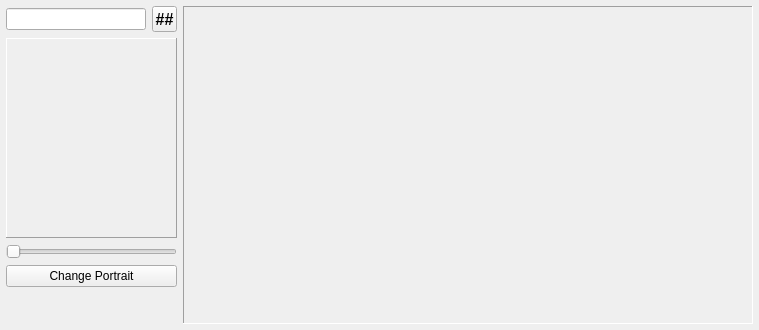
<?xml version="1.0" encoding="UTF-8"?>
<ui version="4.0">
 <class>SavedGameWidget</class>
 <widget class="QWidget" name="SavedGameWidget">
  <property name="geometry">
   <rect>
    <x>0</x>
    <y>0</y>
    <width>759</width>
    <height>330</height>
   </rect>
  </property>
  <property name="minimumSize">
   <size>
    <width>600</width>
    <height>330</height>
   </size>
  </property>
  <property name="windowTitle">
   <string>Form</string>
  </property>
  <layout class="QHBoxLayout" name="horizontalLayout_6">
   <property name="spacing">
    <number>6</number>
   </property>
   <property name="leftMargin">
    <number>6</number>
   </property>
   <property name="topMargin">
    <number>6</number>
   </property>
   <property name="rightMargin">
    <number>6</number>
   </property>
   <property name="bottomMargin">
    <number>6</number>
   </property>
   <item>
    <layout class="QVBoxLayout" name="verticalLayout_4">
     <property name="spacing">
      <number>-1</number>
     </property>
     <property name="sizeConstraint">
      <enum>QLayout::SetDefaultConstraint</enum>
     </property>
     <item>
      <layout class="QHBoxLayout" name="horizontalLayout_4">
       <item>
        <widget class="QLineEdit" name="lineName">
         <property name="sizePolicy">
          <sizepolicy hsizetype="Preferred" vsizetype="Fixed">
           <horstretch>0</horstretch>
           <verstretch>0</verstretch>
          </sizepolicy>
         </property>
        </widget>
       </item>
       <item>
        <widget class="QToolButton" name="toolStrRef">
         <property name="maximumSize">
          <size>
           <width>25</width>
           <height>16777215</height>
          </size>
         </property>
         <property name="font">
          <font>
           <pointsize>12</pointsize>
           <weight>75</weight>
           <bold>true</bold>
          </font>
         </property>
         <property name="text">
          <string>##</string>
         </property>
        </widget>
       </item>
      </layout>
     </item>
     <item>
      <widget class="QLabel" name="labelPortrait">
       <property name="sizePolicy">
        <sizepolicy hsizetype="Preferred" vsizetype="Preferred">
         <horstretch>0</horstretch>
         <verstretch>0</verstretch>
        </sizepolicy>
       </property>
       <property name="minimumSize">
        <size>
         <width>171</width>
         <height>200</height>
        </size>
       </property>
       <property name="maximumSize">
        <size>
         <width>16777215</width>
         <height>16777215</height>
        </size>
       </property>
       <property name="frameShape">
        <enum>QFrame::Panel</enum>
       </property>
       <property name="frameShadow">
        <enum>QFrame::Raised</enum>
       </property>
       <property name="text">
        <string/>
       </property>
       <property name="scaledContents">
        <bool>true</bool>
       </property>
       <property name="textInteractionFlags">
        <set>Qt::NoTextInteraction</set>
       </property>
      </widget>
     </item>
     <item>
      <widget class="QSlider" name="scrollBarCharacter">
       <property name="sizePolicy">
        <sizepolicy hsizetype="Preferred" vsizetype="Fixed">
         <horstretch>0</horstretch>
         <verstretch>0</verstretch>
        </sizepolicy>
       </property>
       <property name="maximum">
        <number>5</number>
       </property>
       <property name="pageStep">
        <number>1</number>
       </property>
       <property name="orientation">
        <enum>Qt::Horizontal</enum>
       </property>
      </widget>
     </item>
     <item>
      <widget class="QPushButton" name="pushButtonChangePortrait">
       <property name="sizePolicy">
        <sizepolicy hsizetype="Preferred" vsizetype="Fixed">
         <horstretch>0</horstretch>
         <verstretch>0</verstretch>
        </sizepolicy>
       </property>
       <property name="text">
        <string>Change Portrait</string>
       </property>
      </widget>
     </item>
     <item>
      <spacer name="verticalSpacer">
       <property name="orientation">
        <enum>Qt::Vertical</enum>
       </property>
       <property name="sizeHint" stdset="0">
        <size>
         <width>20</width>
         <height>40</height>
        </size>
       </property>
      </spacer>
     </item>
    </layout>
   </item>
   <item>
    <widget class="QStackedWidget" name="widgetSheet">
     <property name="sizePolicy">
      <sizepolicy hsizetype="Preferred" vsizetype="Preferred">
       <horstretch>0</horstretch>
       <verstretch>0</verstretch>
      </sizepolicy>
     </property>
     <property name="minimumSize">
      <size>
       <width>399</width>
       <height>316</height>
      </size>
     </property>
     <property name="autoFillBackground">
      <bool>false</bool>
     </property>
     <property name="frameShape">
      <enum>QFrame::Panel</enum>
     </property>
     <property name="frameShadow">
      <enum>QFrame::Sunken</enum>
     </property>
    </widget>
   </item>
  </layout>
 </widget>
 <resources/>
 <connections/>
</ui>
